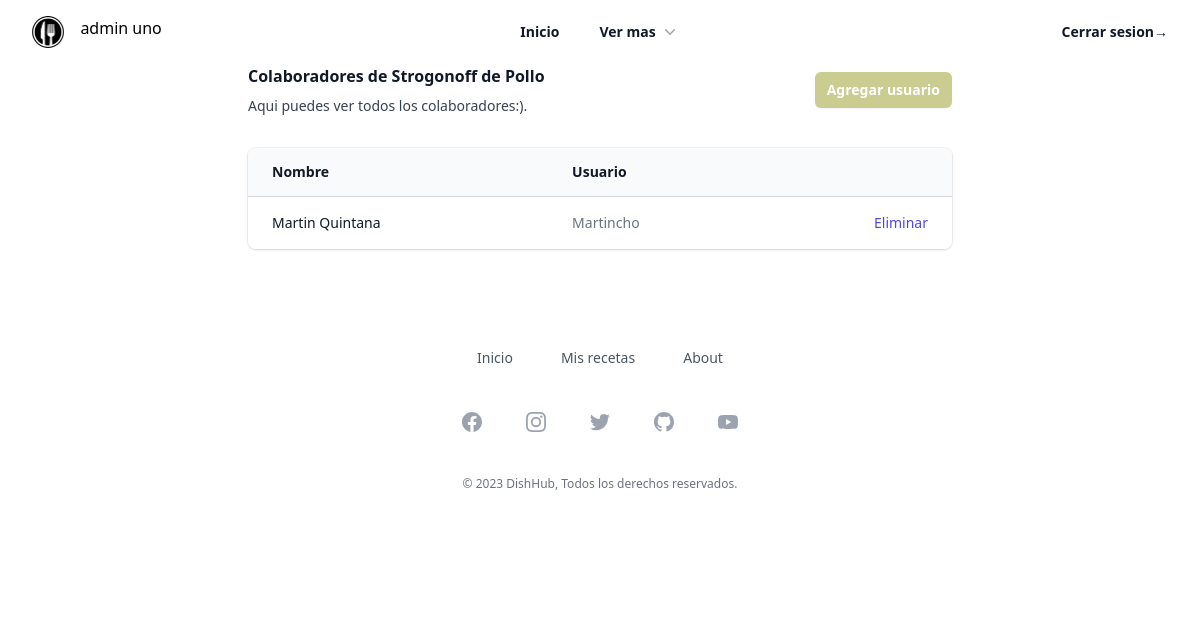
Screenshot of /colaboradores/1 (signed in) with the database file from the repository.
### models.py (models this page shows, shortened)
class User(db.Model, UserMixin):
    id = db.Column(db.Integer, primary_key=True)
    username = db.Column(db.String(12), unique=True, nullable=False)
    correo_user = db.Column(db.String, unique = True, nullable = False)
    nombre = db.Column(db.String(50))
    apellido = db.Column(db.String(50))
    password = db.Column(db.String(400))
    rol = db.Column(db.String(15), default='gastronomo') # Hacemos que el rol default sea gastronomo
    recetas = db.relationship('Receta', backref = 'user')

class Receta(db.Model):
    id = db.Column(db.Integer, primary_key=True)
    nombre_receta = db.Column(db.String(50))
    descripcion_receta = db.Column(db.Text)
    ingredientes = db.Column(db.Text)
    colaboradores = db.Column(db.String(400)) #Almacena los colaboradores
    user_id = db.Column(db.Integer, db.ForeignKey('user.id'), nullable=False) # Creador de la receta
    fecha_receta = db.Column(db.String, default=fecha_string)
    image_path = db.Column(db.String(200), nullable=True)  # Almacena la ruta de la imagen
    privacidad = db.Column(db.Boolean, default=True)

### app.py (the view)
@app.route('/colaboradores/<receta_id>', methods=['POST', 'GET'])
@login_required
@permiso_para_colaboraciones
def colaboradores(receta_id):
    receta = Receta.query.get(receta_id)
    users = User.query.filter(User.username != current_user.username and User.username != 'admin_uno').all()
    colaboradores = []
    if receta:
        print(receta.id)
        username_colaborador = [name.strip() for name in receta.colaboradores.split(',')]
        colaboradores = User.query.filter(User.username.in_(username_colaborador)).all()
        return render_template("colaboradores.html", receta=receta, colaboradores=colaboradores, users=users)
    else:
        flash('No existe esta receta', category='error')
        return redirect(url_for('home'))

### app.py (called while the page is built)
@login_manager.user_loader
def load_user(id):
    return User.query.get(int(id))

### funciones.py (called while the page is built)
def permiso_para_colaboraciones(func):
    @wraps(func)
    def decorador(*args, **kwargs):
        receta_id = kwargs.get('receta_id')
        receta = Receta.query.get(receta_id)
        if not receta:
            flash('La receta no existe para modificar', category='error')  # Devuelve un error 404 Not Found si la receta no existe
            return redirect(url_for('home')) # Devuelve al home
        if receta.user_id == current_user.id or current_user.rol == 'admin':
            return func(*args, **kwargs)
        else:
            print(f'id receta: {receta.user_id}, id current user: {current_user.id}')
            flash('no tienes permisos para modificar', category='error')  #
            return redirect(url_for('home')) # Devuelve al home
    return decorador

### templates/colaboradores.html (shortened to what this page needs)
{% extends 'base.html' %}
{% block body %}
    <div class="mx-auto max-w-7xl px-4 sm:px-6 lg:px-8">
        <div class="mx-auto max-w-3xl">
            <div class="px-4 sm:px-6 lg:px-8">
                <div class="sm:flex sm:items-center">
                  <div class="sm:flex-auto">
                    <h1 class="text-base font-semibold leading-6 text-gray-900">Colaboradores de {{ receta.nombre_receta }}</h1>
                    <p class="mt-2 text-sm text-gray-700">Aqui puedes ver todos los colaboradores:).</p>
                  </div>
                  <div id="closeColab" class="mt-4 sm:ml-16 sm:mt-0 sm:flex-none">
                    <button onclick="add_colab()" type="button" class="block rounded-md bg-[#CACC90] px-3 py-2 text-center text-sm font-semibold text-white shadow-sm hover:bg-[#75704E] focus-visible:outline focus-visible:outline-2 focus-visible:outline-offset-2 focus-visible:outline-[#CACC90]">Agregar usuario</button>
                  </div>
                </div>
                <div class="mt-8 flow-root">
                    <div class="-mx-4 -my-2 overflow-x-auto sm:-mx-6 lg:-mx-8">
                        <div class="inline-block min-w-full py-2 align-middle sm:px-6 lg:px-8">
                            <div class="overflow-hidden shadow ring-1 ring-black ring-opacity-5 sm:rounded-lg">
                                <table class="min-w-full divide-y divide-gray-300">
                                    <thead class="bg-gray-50">
                                        <tr>
                                            <th scope="col" class="py-3.5 pl-4 pr-3 text-left text-sm font-semibold text-gray-900 sm:pl-6">Nombre</th>
                                            <th scope="col" class="px-3 py-3.5 text-left text-sm font-semibold text-gray-900">Usuario</th>
                                            <th scope="col" class="relative py-3.5 pl-3 pr-4 sm:pr-6">
                                            </th>
                                        </tr>
                                    </thead>
                                    <tbody class="divide-y divide-gray-200 bg-white">
                                        {% for colaborador in colaboradores %}
                                        <tr>
                                            <td class="whitespace-nowrap py-4 pl-4 pr-3 text-sm font-medium text-gray-900 sm:pl-6"> {{ colaborador.nombre  }} {{ colaborador.apellido  }}</td>
                                            <td class="whitespace-nowrap px-3 py-4 text-sm text-gray-500">{{ colaborador.username  }}</td>
                                            <td class="relative whitespace-nowrap py-4 pl-3 pr-4 text-right text-sm font-medium sm:pr-6">
                                                <a href="{{ url_for ('eliminar_colaborador', receta_id=receta.id, username=colaborador.username) }}" class="text-indigo-600 hover:text-indigo-900">Eliminar<span class="sr-only">Editar usuario</span></a>
                                            </td>
                                        </tr>
                                        {% endfor %}
                                    </tbody>
                                </table>
                            </div>
                        </div>
                    </div>
                </div>
            </div>
        </div>
    </div>
{% endblock %}

### templates/base.html (shortened to what this page needs)
<!DOCTYPE html>
<html lang="en">
<head>
    <script src="https://cdn.tailwindcss.com"></script>
</head>
<body>
<header class="bg-white">
  <nav class="mx-auto flex max-w-7xl items-center justify-between p-4 lg:px-8" aria-label="Global">
      <div class="flex lg:flex-1">
        <a href="/home" class="-m-1.5 p-1.5">
          <img class="h-8 w-auto" src="{{ url_for('static', filename='dish_hub_icon.png') }}" alt="DishHub_logo">
        </a>
        <p class="pl-4">{{current_user.nombre}} {{current_user.apellido}}</p>
      </div>
      <a href="/home" class="text-sm pr-10 font-semibold leading-6 text-gray-900">Inicio</a>
    <div  class="hidden lg:flex lg:gap-x-12">
      <div class="relative">
        <button onclick="slide()" type="button" class="flex items-center gap-x-1 text-sm font-semibold leading-6 text-gray-900" aria-expanded="false">
          Ver mas
          <svg class="h-5 w-5 flex-none text-gray-400" viewBox="0 0 20 20" fill="currentColor" aria-hidden="true">
            <path fill-rule="evenodd" d="M5.23 7.21a.75.75 0 011.06.02L10 11.168l3.71-3.938a.75.75 0 111.08 1.04l-4.25 4.5a.75.75 0 01-1.08 0l-4.25-4.5a.75.75 0 01.02-1.06z" clip-rule="evenodd" />
          </svg>
        </button>
      </div>
    </div>
    <div class="hidden lg:flex lg:flex-1 lg:justify-end">
      {% if current_user.is_authenticated %}
      <a href="/logout" class="text-sm font-semibold leading-6 text-gray-900">Cerrar sesion<span aria-hidden="true">&rarr;</span></a>
      {% else %}
      <a href="/register" class="text-sm font-semibold leading-6 text-gray-900 pr-4">Registrarse </a>
      <a href="/login" class="text-sm font-semibold leading-6 text-gray-900">Iniciar Sesion <span aria-hidden="true">&rarr;</span></a>
      {% endif %}
    </div>
  </nav>
</header>
<div id="flash-message" class="message-container fixed top-0 right-0 p-4 w-screen">
</div>
    {% block body%}
    {% endblock %}
<footer class="inset-x-0 bottom-0 bg-white">
  <div class="mx-auto max-w-7xl overflow-hidden px-6 py-20 sm:py-24 lg:px-8">
    <nav class="-mb-6 columns-2 sm:flex sm:justify-center sm:space-x-12" aria-label="Footer">
      <div class="pb-6">
        <a href="/home" class="text-sm leading-6 text-gray-600 hover:text-gray-900">Inicio</a>
      </div>
      <div class="pb-6">
        <a href="/your_recipes" class="text-sm leading-6 text-gray-600 hover:text-gray-900">Mis recetas</a>
      </div>
      <div class="pb-6">
        <a href="#" class="text-sm leading-6 text-gray-600 hover:text-gray-900">About</a>
      </div>
    </nav>
    <div class="mt-10 flex justify-center space-x-10">
      <a href="#" class="text-gray-400 hover:text-gray-500">
      </a>
      <a href="#" class="text-gray-400 hover:text-gray-500">
      </a>
      <a href="#" class="text-gray-400 hover:text-gray-500">
      </a>
      <a href="https://github.com/mauriaranam/DishHub" target="_blank" class="text-gray-400 hover:text-gray-500">
      </a>
      <a href="https://www.youtube.com/watch?v=xqpeVnqldeM" target="_blank" class="text-gray-400 hover:text-gray-500">
      </a>
    </div>
    <p class="mt-10 text-center text-xs leading-5 text-gray-500">&copy; 2023 DishHub, Todos los derechos reservados.</p>
  </div>
</footer>
</body>
</html>

### rows the page displays
User: nombre "admin", apellido "uno"
Receta: nombre_receta "Strogonoff de Pollo"
User: nombre "Martin", apellido "Quintana", username "Martincho"
